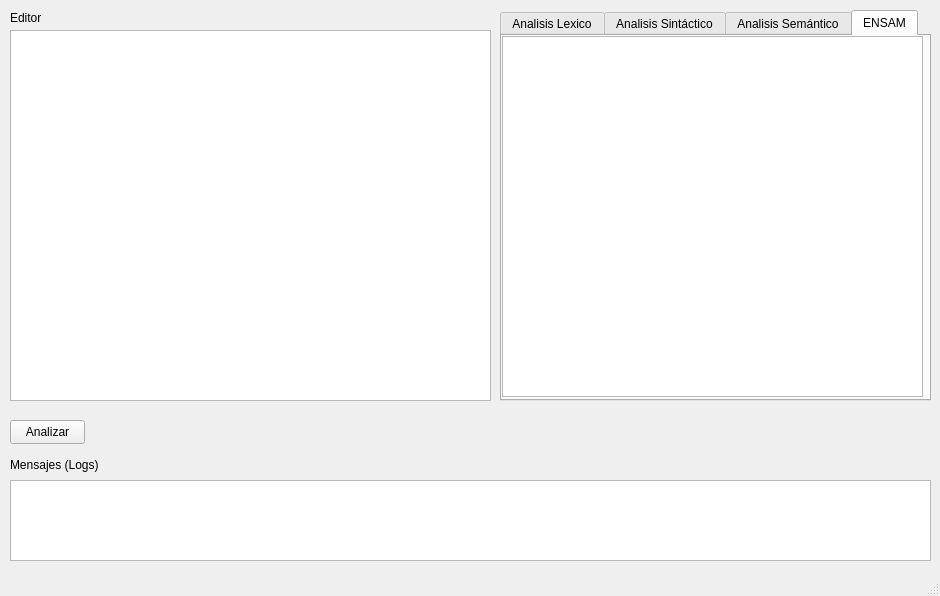
<?xml version="1.0" encoding="UTF-8"?>
<ui version="4.0">
 <class>MainWindow</class>
 <widget class="QMainWindow" name="MainWindow">
  <property name="geometry">
   <rect>
    <x>0</x>
    <y>0</y>
    <width>940</width>
    <height>596</height>
   </rect>
  </property>
  <property name="windowTitle">
   <string>MainWindow</string>
  </property>
  <widget class="QWidget" name="centralwidget">
   <widget class="QPlainTextEdit" name="input_code">
    <property name="geometry">
     <rect>
      <x>10</x>
      <y>30</y>
      <width>481</width>
      <height>371</height>
     </rect>
    </property>
    <property name="cursorWidth">
     <number>1</number>
    </property>
   </widget>
   <widget class="QPushButton" name="button_compile">
    <property name="geometry">
     <rect>
      <x>10</x>
      <y>420</y>
      <width>75</width>
      <height>24</height>
     </rect>
    </property>
    <property name="text">
     <string>Analizar</string>
    </property>
   </widget>
   <widget class="QPlainTextEdit" name="output_messages">
    <property name="enabled">
     <bool>true</bool>
    </property>
    <property name="geometry">
     <rect>
      <x>10</x>
      <y>480</y>
      <width>921</width>
      <height>81</height>
     </rect>
    </property>
    <property name="readOnly">
     <bool>true</bool>
    </property>
    <property name="cursorWidth">
     <number>0</number>
    </property>
   </widget>
   <widget class="QLabel" name="label">
    <property name="geometry">
     <rect>
      <x>10</x>
      <y>457</y>
      <width>101</width>
      <height>16</height>
     </rect>
    </property>
    <property name="text">
     <string>Mensajes (Logs)</string>
    </property>
   </widget>
   <widget class="QLabel" name="label_2">
    <property name="geometry">
     <rect>
      <x>10</x>
      <y>10</y>
      <width>101</width>
      <height>16</height>
     </rect>
    </property>
    <property name="text">
     <string>Editor</string>
    </property>
   </widget>
   <widget class="QTabWidget" name="tabWidget">
    <property name="geometry">
     <rect>
      <x>500</x>
      <y>10</y>
      <width>431</width>
      <height>391</height>
     </rect>
    </property>
    <property name="currentIndex">
     <number>3</number>
    </property>
    <widget class="QWidget" name="tab">
     <attribute name="title">
      <string>Analisis Lexico</string>
     </attribute>
     <widget class="QTableWidget" name="output_table_result">
      <property name="geometry">
       <rect>
        <x>0</x>
        <y>0</y>
        <width>421</width>
        <height>361</height>
       </rect>
      </property>
     </widget>
    </widget>
    <widget class="QWidget" name="tab_2">
     <attribute name="title">
      <string>Analisis Sintáctico</string>
     </attribute>
     <widget class="QPlainTextEdit" name="output_sintax_analyzer">
      <property name="geometry">
       <rect>
        <x>0</x>
        <y>0</y>
        <width>421</width>
        <height>361</height>
       </rect>
      </property>
      <property name="cursorWidth">
       <number>1</number>
      </property>
     </widget>
    </widget>
    <widget class="QWidget" name="tab_3">
     <attribute name="title">
      <string>Analisis Semántico</string>
     </attribute>
     <widget class="QPlainTextEdit" name="output_semantic_analyzer">
      <property name="geometry">
       <rect>
        <x>0</x>
        <y>0</y>
        <width>421</width>
        <height>361</height>
       </rect>
      </property>
      <property name="cursorWidth">
       <number>1</number>
      </property>
     </widget>
    </widget>
    <widget class="QWidget" name="tab_4">
     <attribute name="title">
      <string>ENSAM</string>
     </attribute>
     <widget class="QPlainTextEdit" name="output_assembler">
      <property name="geometry">
       <rect>
        <x>0</x>
        <y>0</y>
        <width>421</width>
        <height>361</height>
       </rect>
      </property>
      <property name="cursorWidth">
       <number>1</number>
      </property>
     </widget>
    </widget>
   </widget>
  </widget>
  <widget class="QMenuBar" name="menubar">
   <property name="geometry">
    <rect>
     <x>0</x>
     <y>0</y>
     <width>940</width>
     <height>33</height>
    </rect>
   </property>
  </widget>
  <widget class="QStatusBar" name="statusbar"/>
 </widget>
 <resources/>
 <connections/>
</ui>
